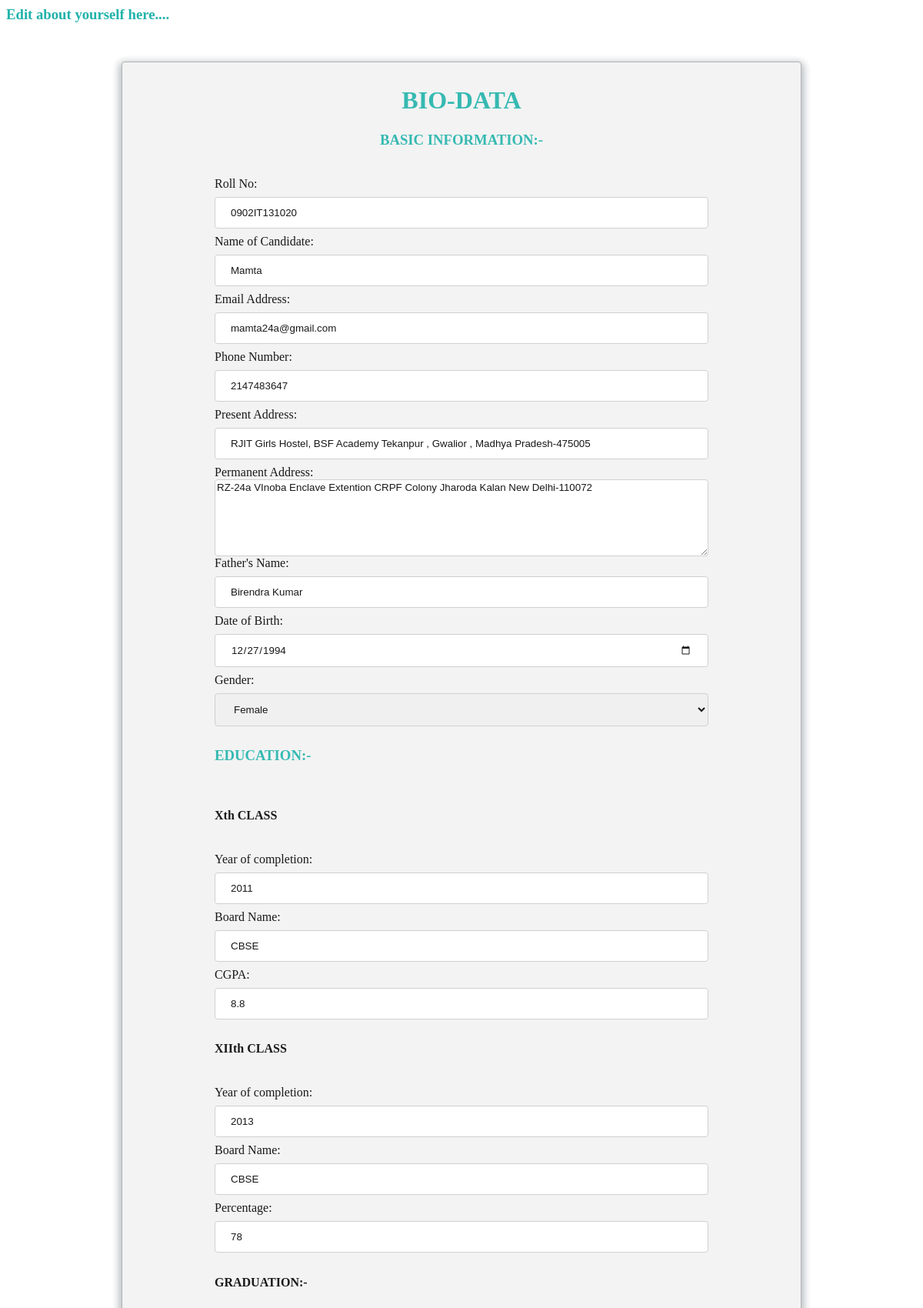
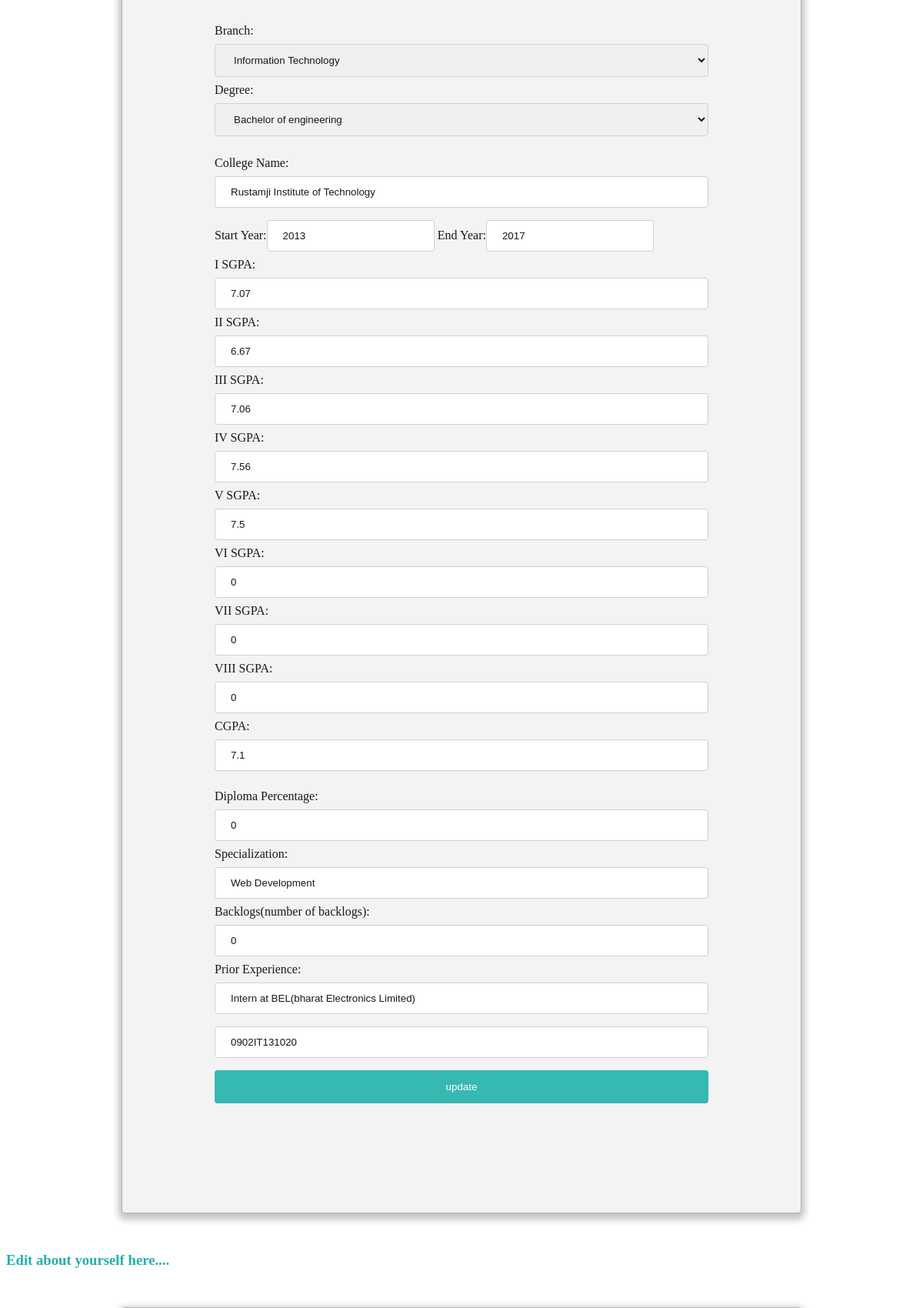
/loginmodal/student/bio/update1.php (upper part), run on the app's committed database (2 pictures, top to bottom).
### tables this page shows
CREATE TABLE IF NOT EXISTS `bio` (
  `roll` varchar(12) NOT NULL,
  `name` varchar(20) NOT NULL,
  `email` varchar(20) NOT NULL,
  `ph` varchar(13) NOT NULL,
  `presentadd` varchar(200) NOT NULL,
  `permanentadd` varchar(200) NOT NULL,
  `fname` varchar(20) NOT NULL,
  `dob` date NOT NULL,
  `gender` varchar(10) NOT NULL,
  `yrofcomp` int(4) NOT NULL,
  `bn` varchar(10) NOT NULL,
  `cgpa` float NOT NULL,
  `yoc` int(4) NOT NULL,
  `bn2` varchar(20) NOT NULL,
  `prcnt` float NOT NULL,
  `branch` varchar(50) NOT NULL,
  `degree` varchar(50) NOT NULL,
  `cn` text NOT NULL,
  `sy` int(11) NOT NULL,
  `ey` int(11) NOT NULL,
  `sgpa1` float NOT NULL,
  `sgpa2` float NOT NULL,
  `sgpa3` float NOT NULL,
  `sgpa4` float NOT NULL,
  `sgpa5` float NOT NULL,
  `sgpa6` float NOT NULL,
  `sgpa7` float NOT NULL,
  `sgpa8` float NOT NULL,
  `cgpa3` float NOT NULL,
  `dp` float NOT NULL,
  `spcl` varchar(100) NOT NULL,
  `bl` int(2) NOT NULL,
  `ex` varchar(300) NOT NULL,
  `img` text NOT NULL
);

### loginmodal/student/bio/update1.php (the view, shortened to what this page needs)
<html>
<head>
</head>
<body>
<?php
$con = mysql_connect("localhost","root","");
$sql="SELECT * FROM bio";
$myData = mysql_query($sql,$con);?>
<?php
while($record = mysql_fetch_array($myData)){
	         $roll = $record['roll'];
			 $name = $record['name'];
             $email = $record['email'];
             $ph = $record['ph'];
             $presentadd = $record['presentadd'];
             $permanentadd = $record['permanentadd'];
			 $fname = $record['fname'];
			 $dob = $record['dob'];
			 $gender = $record['gender'];
			 $yrofcomp = $record['yrofcomp'];
		     $bn = $record['bn'];
			 $cgpa = $record['cgpa'];
		     $yoc = $record['yoc'];
			 $bn2 = $record['bn2'];
		     $prcnt = $record['prcnt'];
			  $branch = $record['branch'];
		     $degree = $record['degree'];
	    	 $cn = $record['cn'];
		     $sy = $record['sy'];
			 $ey = $record['ey'];
		     $sgpa1 = $record['sgpa1'];
			 $sgpa2 = $record['sgpa2'];
		     $sgpa3 = $record['sgpa3'];
			 $sgpa4 = $record['sgpa4'];
		     $sgpa5 = $record['sgpa5'];
			 $sgpa6 = $record['sgpa6'];
		     $sgpa7 = $record['sgpa7'];
			 $sgpa8 = $record['sgpa8'];
		     $cgpa3 = $record['cgpa3'];
			 $dp = $record['dp'];
		     $spcl = $record['spcl'];
			 $bl = $record['bl'];
		     $ex = $record['ex'];
?>
<form method="post" action="update1.php" >
<div id="menu1" class="tab-pane fade">
      <h3 style="color:lightseagreen" align="left">Edit about yourself here....</h3>
	  <div id="bio-box">
	     <h1 style="color:lightseagreen" align="center">BIO-DATA</h1>
	    <h3 style="color:lightseagreen" align="center">BASIC INFORMATION:-</h3><br>
<label>Roll No:</label><br>
<input type="text" value="<?php echo $roll;?>" name="roll"><br>
<label>Name of Candidate:</label><br>
<input type="text" value="<?php echo $name;?>" name="name"><br>
<label>Email Address:</label><br>
<input type="text" value="<?php echo $email;?>" name="email" ><br>
<label>Phone Number:</label><br>
<input type="text" value="<?php echo $ph;?>" name="ph" ><br>
<label>Present Address:</label><br>
<input type="text" value="<?php echo $presentadd;?>" name="presentadd" ><br>
		   <label>Permanent Address:</label><br>
		    <textarea name="permanentadd"><?php echo $permanentadd; ?></textarea><br>
			 <label>Father's Name:</label><br>
		   <input type="text" name="fname" value="<?php echo $fname; ?>"><br>
		   <label>Date of Birth:</label><br>
		   <input type="date" id="" name="dob" value="<?php echo $dob; ?>"><br>
		    <label>Gender:</label><br>
		   <select id="gender" name="gender" value="<?php echo $gender; ?>">
      <option value="Female" >Female</option>
      </select>
	  <label><h3 style="color:lightseagreen">EDUCATION:-</h3></label><br>
		   <h4>Xth CLASS</h4><br>
		   	<label>Year of completion:</label><input type="text" name="yrofcomp" value="<?php echo $yrofcomp; ?>"><br>
            <label>Board Name:</label><input type="text" name="bn" value="<?php echo $bn; ?>"><br>
            <label>CGPA:</label><input type="text" name="cgpa" value="<?php echo $cgpa; ?>"><br>
           <h4>XIIth CLASS</h4><br>
           	<label>Year of completion:</label><input type="text" name="yoc" value="<?php echo $yoc; ?>"><br>
            <label>Board Name:</label><input type="text" name="bn2" value="<?php echo $bn2; ?>"><br>
            <label>Percentage:</label><input type="text" name="prcnt" value="<?php echo $prcnt; ?>"><br>
	  <h4>GRADUATION:-</h4><br><p></p>
             <label>Branch:</label>
			 <select id="branch" name="branch" value="<?php echo $branch; ?>">
      <option value="Information Technology">Information Technology</option>
    </select><br>
                 <label>Degree:</label>
				 <select id="degree" name="degree" value="<?php echo $degree; ?>">
      <option value="Bachelor of Engineering">Bachelor of engineering</option>
    </select><br><br>
		   <label>College Name:</label><input type="text" name="cn" value="<?php echo $cn; ?>"><br>
           	<label>Start Year:</label><input type="text" id="fromto" name="sy" value="<?php echo $sy; ?>">
            <label>End Year:</label><input type="text" id="fromto" name="ey" value="<?php echo $ey; ?>"><br>
			  <label>I SGPA:</label><input type="text" name="sgpa1" value="<?php echo $sgpa1; ?>"><br>
			  <label>II SGPA:</label><input type="text" name="sgpa2" value="<?php echo $sgpa2; ?>"><br>
			  <label>III SGPA:</label><input type="text" name="sgpa3" value="<?php echo $sgpa3; ?>"><br>
			  <label>IV SGPA:</label><input type="text" name="sgpa4" value="<?php echo $sgpa4; ?>"><br>
			  <label>V SGPA:</label><input type="text" name="sgpa5" value="<?php echo $sgpa5; ?>"><br>
			  <label>VI SGPA:</label><input type="text" name="sgpa6" value="<?php echo $sgpa6; ?>"><br>
			  <label>VII SGPA:</label><input type="text" name="sgpa7" value="<?php echo $sgpa7; ?>"><br>
              <label>VIII SGPA:</label><input type="text" name="sgpa8" value="<?php echo $sgpa8; ?>"><br>
		   <label>CGPA:</label><input type="text" name="cgpa3" value="<?php echo $cgpa3; ?>"><br>
		   <label>Diploma Percentage:</label><br>
		   <input type="text" name="dp" value="<?php echo $dp; ?>"><br>
		   <label>Specialization:</label><br>
		   <input type="text" name="spcl" value="<?php echo $spcl; ?>"><br>
		   <label>Backlogs(number of backlogs):</label><br>
		   <input type="text" name="bl" value="<?php echo $bl; ?>"><br>
		   <label>Prior Experience:</label><br>
		   <input type="text" name="ex" value="<?php echo $ex; ?>"><br>
<input type="text" value="<?php echo $roll;?>" name="hidden"><br>
<input type="submit" value="update" name="update" ><br><br><br><br>
</form>
<?php
}
?>
</body>
</html>

### loginmodal/student/bio/update1.php (style rules this page uses)
input[type=text], select { width: 100%; padding: 12px 20px; margin: 8px 0; display: inline-block; border: 1px solid #ccc; font-family: 'Titillium Web', sans-serif; border-radius: 4px; box-sizing: border-box; }
input[type=file], select { width: 100%; padding: 12px 20px; margin: 8px 0; display: inline-block; border: 1px solid #ccc; font-family: 'Titillium Web', sans-serif; border-radius: 4px; box-sizing: border-box; }
input { font-family: 'Titillium Web', sans-serif; }
input[type=date], select { width: 100%; padding: 12px 20px; margin: 8px 0; display: inline-block; border: 1px solid #ccc; border-radius: 4px; box-sizing: border-box; }
textarea { width:100%; height:100px; border-radius:4px; border: 1px solid #ccc; font-family: 'Titillium Web', sans-serif; }
#fromto { width:34%; }
input[type=submit] { width: 100%; background-color: lightseagreen; color: white; padding: 14px 20px; margin: 8px 0; border: none; border-radius: 4px; cursor: pointer; }
#bio-box { border:1px solid; border-color:darkgrey; border-radius: 5px; background-color: #f2f2f2; padding: 120px; padding-top: 10px; padding-bottom: 80px; margin:150px; margin-top:50px; margin-bottom:50px; border-radius: 4px; box-shadow: 0 4px 10px 4px rgba(19, 35, 47, 0.3); opacity:0.9; }

### data on the page
bio: roll "0902IT131020", name "Mamta", email "mamta24a@gmail.com", ph "2147483647", presentadd "RJIT Girls Hostel, BSF Academy Tekanpur , Gwalior , Madhya Pradesh-475005", permanentadd "RZ-24a VInoba Enclave Extention CRPF Colony Jharoda Kalan New Delhi-110072", fname "Birendra Kumar", dob "12/27/1994", gender "Female", yrofcomp "2011", bn "CBSE", cgpa "8.8", yoc "2013", bn2 "CBSE", prcnt "78", branch "Information Technology", degree "Bachelor of engineering", cn "Rustamji Institute of Technology", sy "2013", ey "2017", sgpa1 "7.07", sgpa2 "6.67", sgpa3 "7.06", sgpa4 "7.56", sgpa5 "7.5", sgpa6 "0", sgpa7 "0", sgpa8 "0", cgpa3 "7.1", dp "0", spcl "Web Development", bl "0", ex "Intern at BEL(bharat Electronics Limited)", hidden "0902IT131020"
